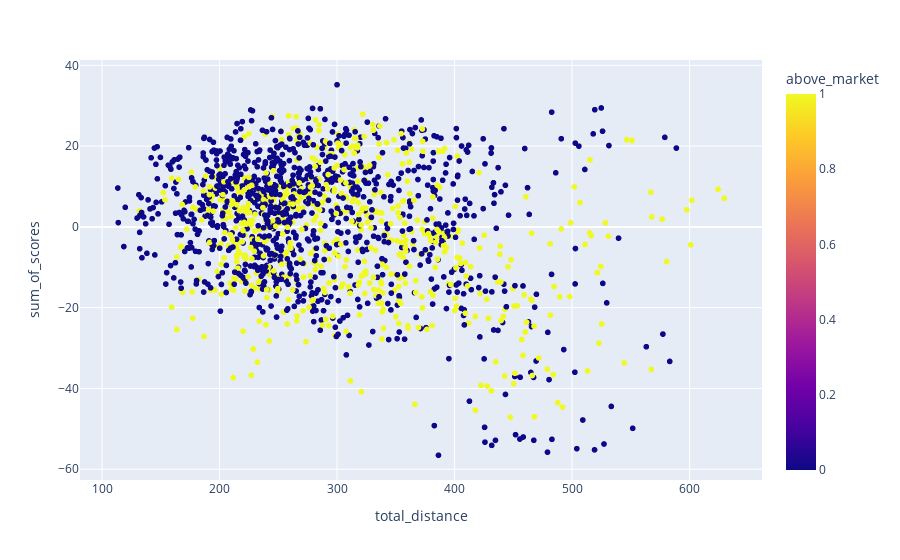

This figure's notebook cell:
### Code cell
import plotly.express as px

train_df_for_visuals = train_df.copy()
train_df_for_visuals['above_market'] = (train_df[sector] > 0.0).astype(int)

test_df_for_visuals = test_df.copy()
test_df_for_visuals['above_market'] = (test_df[sector] > 0.0).astype(int)

# "above_market"
px.scatter(train_df_for_visuals, x = 'total_distance', y = 'sum_of_scores', color = 'above_market', hover_data=[sector, train_df_for_visuals.index])

### Figure 1 — Plotly figure (JSON) as saved in the notebook; plotly's stock layout.template omitted (floating-point values rounded to 4 significant figures; data arrays with more than 128 entries replaced by an {"elided": "..."} marker saying what was removed)
{"data": [{"customdata": {"elided": "1664x2 mixed values"}, "hovertemplate": "total_distance=%{x}<br>sum_of_scores=%{y}<br>Energy=%{customdata[0]}<br>Date=%{customdata[1]}<br>above_market=%{marker.color}<extra></extra>", "legendgroup": "", "marker": {"color": {"elided": "1664 int values"}, "coloraxis": "coloraxis", "symbol": "circle"}, "mode": "markers", "name": "", "showlegend": false, "type": "scattergl", "x": {"elided": "1664 float values"}, "xaxis": "x", "y": {"elided": "1664 float values"}, "yaxis": "y"}], "layout": {"coloraxis": {"colorbar": {"title": {"text": "above_market"}}, "colorscale": [[0, "#0d0887"], [0.1111, "#46039f"], [0.2222, "#7201a8"], [0.3333, "#9c179e"], [0.4444, "#bd3786"], [0.5556, "#d8576b"], [0.6667, "#ed7953"], [0.7778, "#fb9f3a"], [0.8889, "#fdca26"], [1, "#f0f921"]]}, "legend": {"tracegroupgap": 0}, "margin": {"t": 60}, "xaxis": {"anchor": "y", "domain": [0, 1], "title": {"text": "total_distance"}}, "yaxis": {"anchor": "x", "domain": [0, 1], "title": {"text": "sum_of_scores"}}}}
